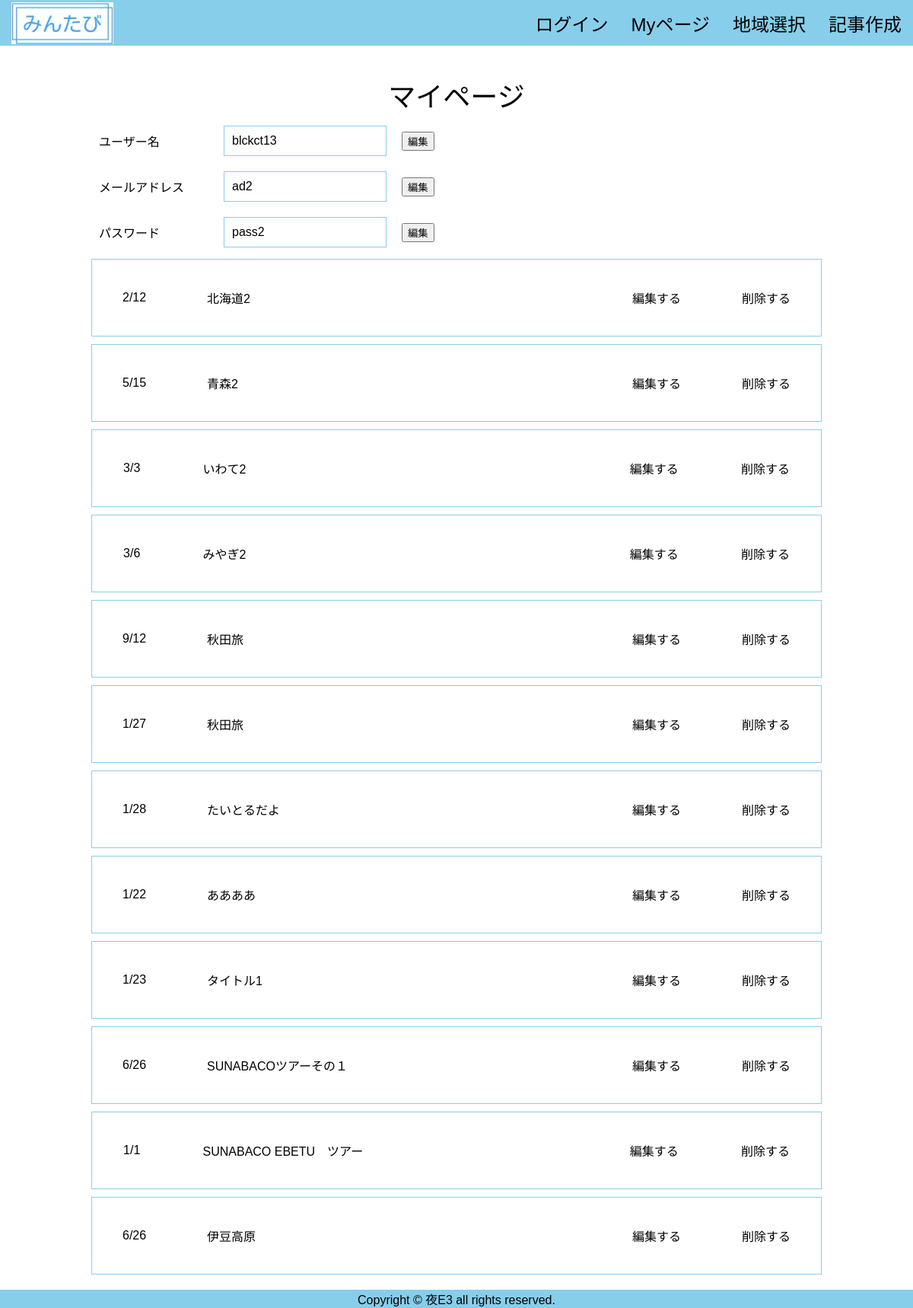
Page /mypage (signed in) on the committed database.
### tables this page shows
CREATE TABLE "users" (
	"id"	INTEGER PRIMARY KEY AUTOINCREMENT,
	"name"	TEXT,
	"adress"	TEXT,
	"pass"	TEXT
);

CREATE TABLE "page" (
	"ID"	INTEGER PRIMARY KEY AUTOINCREMENT,
	"userID"	INTEGER,
	"editPASS"	TEXT,
	"title"	TEXT,
	"prefectures"	INTEGER,
	"month"	INTEGER,
	"date"	INTEGER,
	"flag"	INTEGER,
	"period"	TEXT
);

### app.py (the view)
@app.route('/mypage')
def mypage():
    user_id =session ["user_id"]
    conn = sqlite3.connect('flaskapp.db')
    c = conn.cursor()
    c.execute("select name, adress, pass from users where id=?", (user_id,))
    user_info = c.fetchone()
    c.execute(
        "select prefectures, month, date, title, id from page where flag=0 and UserID=?", (user_id,))
    page = []
    for row in c.fetchall():
        page.append({"area": row[0], "month": row[1],
                     "date": row[2], "title": row[3], "pageid": row[4]})
    c.close()
    print(user_info)
    print(page)
    print(user_id)
    return render_template('mypage.html', page=page, user_info=user_info)

### templates/mypage.html
<!DOCTYPE html>
{% extends 'base.html' %}
{% block content %}
<div class="title">マイページ</div>
<div class="mypg_box1">
    <div class="f_item1">ユーザー名</div>
    <div class="f_item2">{{user_info[0]}}</div>
    <div class="f_item3"><button>編集</button></div>
</div>
<div class="mypg_box1">
    <div class="f_item1">メールアドレス</div>
    <div class="f_item2">{{user_info[1]}}</div>
    <div class="f_item3"><button>編集</button></div>
</div>
<div class="mypg_box1">
    <div class="f_item1">パスワード</div>
    <div class="f_item2">{{user_info[2]}}</div>
    <div class="f_item3"><button>編集</button></div>
</div>
{% for item in page %}
<div class="mypg_box2">
    <div class="my_item1">{{item["month"]}}/{{item["date"]}}</div>
    <div class="my_item2">{{item["title"]}}</div>
    <div class="my_item3">編集する</div>
    <div class="my_item4"><a href="/deletepage/{{item['pageid']}}">削除する</a></div>
</div>
{% endfor %}
{% endblock %}

### static/css/style.css (style rules this page uses)
html { overflow-y: scroll; }
body, h1, h2, h3, h4, h5, p, ul, ol, li, dl, dt, dd { margin: 0px; padding: 0px; }
a { outline: none; color: inherit; text-decoration: none; }
body { font-family: "Noto Sans Japanese", "ヒラギノ角ゴ Pro W3", "Hiragino Kaku Gothic Pro", "ヒラギノ角ゴ ProN W3", "Hiragino Kaku Gothic ProN", "游ゴシック", YuGothic, "メイリオ", "Meiryo", "HGPｺﾞｼｯｸM", "Osaka", "ＭＳ Ｐゴシック", sans-serif, Century Gothic, Arial; }
.title { display: flex; justify-content: center; align-items: flex-end; font-size: 36px; height: 150px; }
.mypg_box1 { display: flex; justify-content: flex-start; align-items: center; height: 50px; margin: 10px 10%; }
.f_item1 { width: 15%; padding: 10px; text-align: left; }
.f_item2 { width: 20%; padding: 10px; margin: 10px; text-align: left; border: 1px solid skyblue; ; }
.f_item3 { padding: 10px; text-align: left; }
.mypg_box2 { display: flex; justify-content: space-around; align-items: center; height: 100px; border: 1px solid skyblue; margin: 10px 10%; }
.my_item2 { width: 50%; }

### rows in the picture
users: name "blckct13", adress "ad2", pass "pass2"
page: month "2", date "12", title "北海道2"
page: month "5", date "15", title "青森2"
page: month "3", date "3", title "いわて2"
page: month "3", date "6", title "みやぎ2"
page: month "9", date "12", title "秋田旅"
page: month "1", date "27", title "秋田旅"
page: month "1", date "28", title "たいとるだよ"
page: month "1", date "22", title "ああああ"
page: month "1", date "23", title "タイトル1"
page: month "6", date "26", title "SUNABACOツアーその１"
page: month "1", date "1", title "SUNABACO EBETU ツアー"
page: month "6", date "26", title "伊豆高原"
